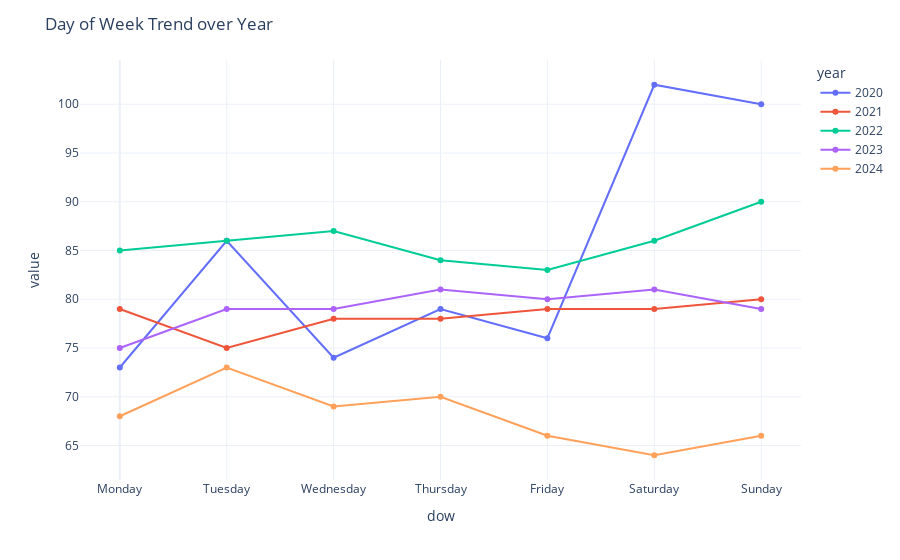

Source (notebook cell):
### Code cell
fig_day_of_week_trend

### Figure 1 — Plotly figure (JSON) as saved in the notebook; plotly's stock layout.template omitted (floating-point values rounded to 4 significant figures)
{"data": [{"legendgroup": "2020", "line": {"color": "#636efa", "dash": "solid"}, "marker": {"symbol": "circle"}, "mode": "lines+markers", "name": "2020", "orientation": "v", "showlegend": true, "textposition": "top center", "type": "scatter", "x": [0, 1, 2, 3, 4, 5, 6], "xaxis": "x", "y": [73, 86, 74, 79, 76, 102, 100], "yaxis": "y"}, {"legendgroup": "2021", "line": {"color": "#EF553B", "dash": "solid"}, "marker": {"symbol": "circle"}, "mode": "lines+markers", "name": "2021", "orientation": "v", "showlegend": true, "textposition": "top center", "type": "scatter", "x": [0, 1, 2, 3, 4, 5, 6], "xaxis": "x", "y": [79, 75, 78, 78, 79, 79, 80], "yaxis": "y"}, {"legendgroup": "2022", "line": {"color": "#00cc96", "dash": "solid"}, "marker": {"symbol": "circle"}, "mode": "lines+markers", "name": "2022", "orientation": "v", "showlegend": true, "textposition": "top center", "type": "scatter", "x": [0, 1, 2, 3, 4, 5, 6], "xaxis": "x", "y": [85, 86, 87, 84, 83, 86, 90], "yaxis": "y"}, {"legendgroup": "2023", "line": {"color": "#ab63fa", "dash": "solid"}, "marker": {"symbol": "circle"}, "mode": "lines+markers", "name": "2023", "orientation": "v", "showlegend": true, "textposition": "top center", "type": "scatter", "x": [0, 1, 2, 3, 4, 5, 6], "xaxis": "x", "y": [75, 79, 79, 81, 80, 81, 79], "yaxis": "y"}, {"legendgroup": "2024", "line": {"color": "#FFA15A", "dash": "solid"}, "marker": {"symbol": "circle"}, "mode": "lines+markers", "name": "2024", "orientation": "v", "showlegend": true, "textposition": "top center", "type": "scatter", "x": [0, 1, 2, 3, 4, 5, 6], "xaxis": "x", "y": [68, 73, 69, 70, 66, 64, 66], "yaxis": "y"}], "layout": {"autosize": true, "hovermode": "x", "legend": {"title": {"text": "year"}, "tracegroupgap": 0}, "margin": {"t": 60}, "title": {"text": "Day of Week Trend over Year"}, "xaxis": {"anchor": "y", "autorange": true, "domain": [0, 1], "nticks": 20, "range": [-0.3692, 6.369], "tickmode": "array", "ticktext": ["Monday", "Tuesday", "Wednesday", "Thursday", "Friday", "Saturday", "Sunday"], "tickvals": [0, 1, 2, 3, 4, 5, 6], "title": {"text": "dow"}, "type": "linear"}, "yaxis": {"anchor": "x", "autorange": true, "domain": [0, 1], "range": [61.06, 104.9], "title": {"text": "value"}, "type": "linear"}}}
